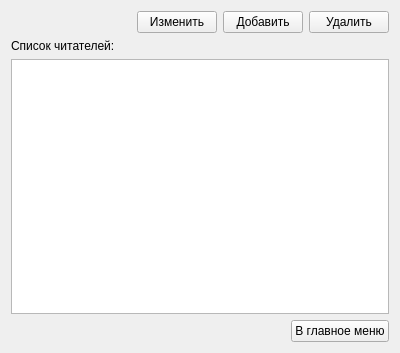
<?xml version="1.0" encoding="UTF-8"?>
<ui version="4.0">
 <class>Form</class>
 <widget class="QWidget" name="Form">
  <property name="geometry">
   <rect>
    <x>0</x>
    <y>0</y>
    <width>400</width>
    <height>353</height>
   </rect>
  </property>
  <property name="windowTitle">
   <string>Form</string>
  </property>
  <layout class="QVBoxLayout" name="verticalLayout_2">
   <item>
    <layout class="QVBoxLayout" name="verticalLayout">
     <item>
      <layout class="QHBoxLayout" name="horizontalLayout">
       <item>
        <spacer name="horizontalSpacer">
         <property name="orientation">
          <enum>Qt::Horizontal</enum>
         </property>
         <property name="sizeHint" stdset="0">
          <size>
           <width>40</width>
           <height>20</height>
          </size>
         </property>
        </spacer>
       </item>
       <item>
        <widget class="QPushButton" name="change_b">
         <property name="text">
          <string>Изменить</string>
         </property>
        </widget>
       </item>
       <item>
        <widget class="QPushButton" name="add_b">
         <property name="text">
          <string>Добавить</string>
         </property>
        </widget>
       </item>
       <item>
        <widget class="QPushButton" name="delete_b">
         <property name="text">
          <string>Удалить</string>
         </property>
        </widget>
       </item>
      </layout>
     </item>
     <item>
      <widget class="QLabel" name="label">
       <property name="text">
        <string>Список читателей:</string>
       </property>
      </widget>
     </item>
     <item>
      <widget class="QTableWidget" name="table"/>
     </item>
     <item>
      <layout class="QHBoxLayout" name="horizontalLayout_4">
       <item>
        <widget class="QLabel" name="counter_lbl">
         <property name="text">
          <string/>
         </property>
        </widget>
       </item>
       <item>
        <spacer name="horizontalSpacer_2">
         <property name="orientation">
          <enum>Qt::Horizontal</enum>
         </property>
         <property name="sizeHint" stdset="0">
          <size>
           <width>40</width>
           <height>20</height>
          </size>
         </property>
        </spacer>
       </item>
       <item>
        <widget class="QPushButton" name="back">
         <property name="text">
          <string>В главное меню</string>
         </property>
        </widget>
       </item>
      </layout>
     </item>
    </layout>
   </item>
  </layout>
 </widget>
 <resources/>
 <connections/>
</ui>
